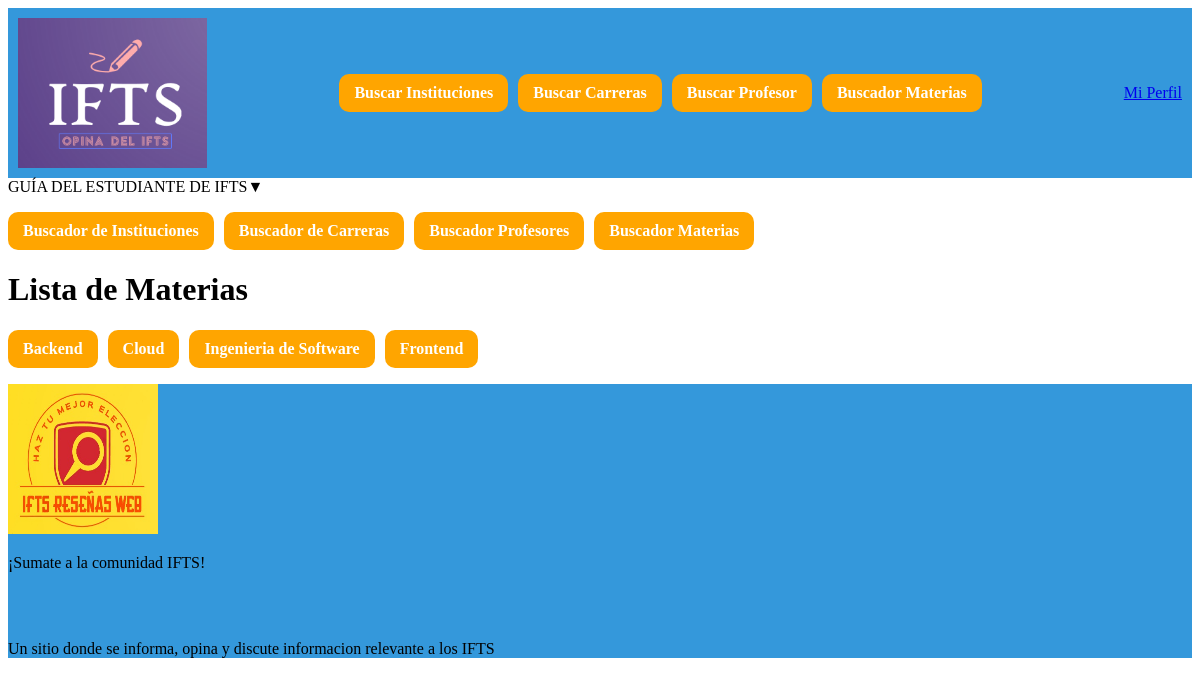
/materia/lista/, run on the app's committed database.
### apps/materia/models.py (models this page shows, shortened)
class Materia(models.Model):
    nombre = models.CharField(max_length=150, blank=True, null=True, default=None)
    fk_id_carrera = models.ForeignKey('carrera.Carrera', on_delete=models.CASCADE, related_name='materia_carrera', default=None)

### apps/materia/views.py (the view)
# urls.py: path("lista/", MateriaListView.as_view(), name="lista_materia"),]
class MateriaListView(ListView):
    model = Materia
    template_name = "lista_materia.html"
    context_object_name = "materias"

### apps/materia/templates/lista_materia.html (shortened to what this page needs)
{% extends "template_base.html" %}
{% block content %}
<h1>Lista de Materias</h1>
    <ul>
        {% for materia in materias %}
                <li><a href="{% url 'detalle_materia' pk=materia.pk %}">{{ materia.nombre }}</a></li>
        {% endfor %}
    </ul>
{% endblock %}

### static/style.css (style rules this page uses)
ul { list-style: none; padding: 0; display: flex; }
li { margin-right: 10px; }
li a { display: block; padding: 10px 15px; background-color: orange; color: white; text-decoration: none; border-radius: 10px; font-weight: bold; }

### data on the page
Materia: nombre "Backend"
Materia: nombre "Cloud"
Materia: nombre "Ingenieria de Software"
Materia: nombre "Frontend"
